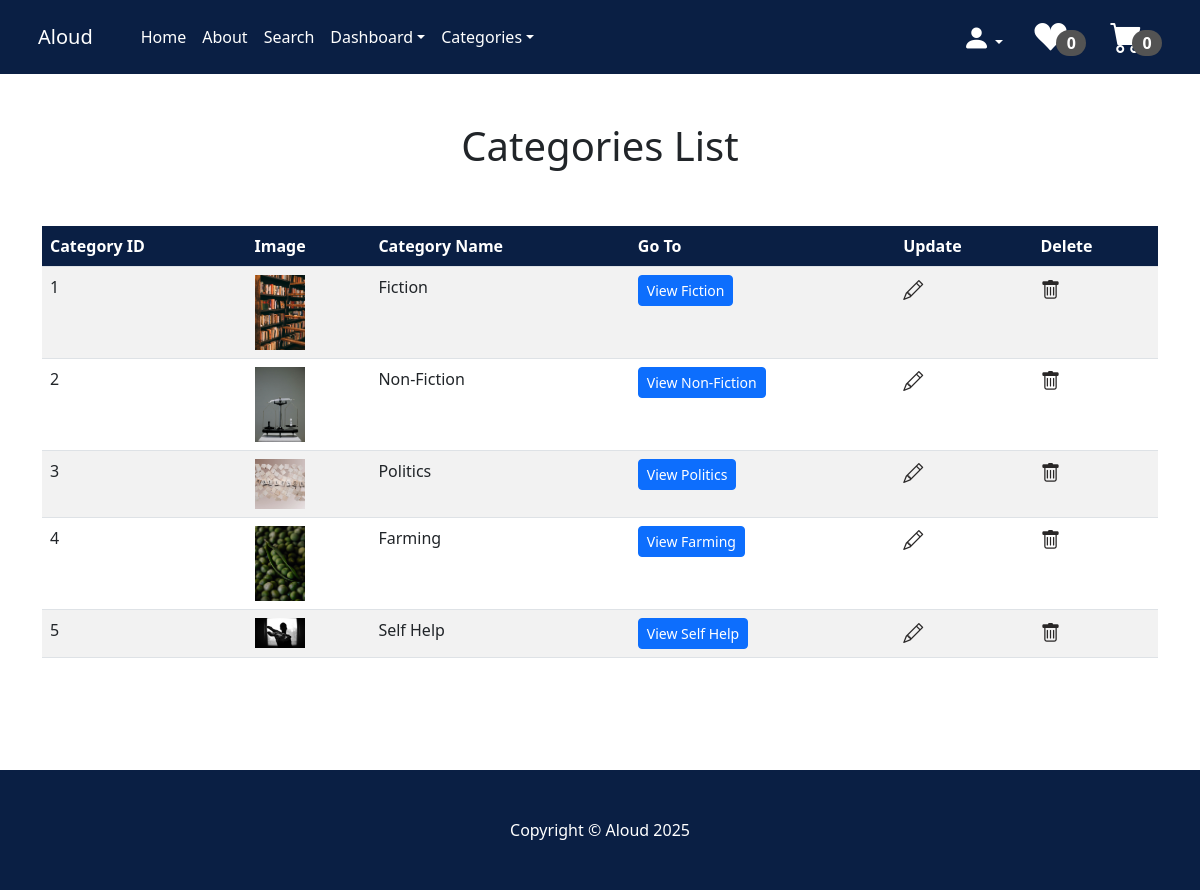
The app's page /categorylist_dash/ (signed in) with its own data.
### store/models.py (models this page shows)
class Category(models.Model):
    name = models.CharField(max_length=50)
    image = models.ImageField(upload_to='uploads/category', default='uploads/category/nonfiction.jpg')
    def __str__(self):
        return self.name
    class Meta:
        verbose_name_plural = 'categories'

### store/views.py (the view)
# urls.py: path('categorylist_dash/', views.categorylist_dash, name='categorylist_dash'),      #To view all the categories in the dashboard
def categorylist_dash(request):
    if request.user.is_authenticated and request.user.is_superuser:
        categories = Category.objects.all()
        return render(request, 'categorylist_dash.html', {'categories': categories})
    else:
        messages.success(request, 'Access denied to this page')
        return redirect('home')

### cart/cart.py (called while the page is built)
    def __len__(self):
        return sum(self.cart.values())

### cart/context_processors.py (called while the page is built)
def cart(request):
    return{'cart':Cart(request)}

### store/context_processors.py (called while the page is built)
def categories_processor(request):
    return {
        'categories': Category.objects.all()
    }

### wishlist/context_processors.py (called while the page is built)
def wishlist(request):
    wishlist = Wishlist(request)
    return {
        'wishlist': wishlist.wishlist  # or just 'wishlist': wishlist to use its methods
    }

### store/templates/categorylist_dash.html
{% extends 'base.html' %}
{% block content %}
    <div class="container">
        <div class="row">
            <center>
                <div class="col-12">
<br/><br/>
<h1>Categories List</h1>
<br/><br/>
<div>
    <table class="table table table-striped table-hover">
  <thead style="background-color: #0a1f44;">
    <tr style="color: white;">
      <th scope="col">Category ID</th>
      <th scope="col">Image</th>
      <th scope="col">Category Name</th>
      <th scope="col">Go To</th>
      <th scope="col">Update</th>
      <th scope="col">Delete</th>
    </tr>
  </thead>
  <tbody>
    {% for category in categories %}
    <tr>
      <td>{{ category.id }}</td>
      <td><img src="{{ category.image.url }}" alt="Book Image" width="50"></td>
      <td>{{ category.name }}</td>
      <td><a href="{% url 'category_dash' category %}" class="btn btn-primary btn-sm"> View {{category.name}}</a></td>
      <td><a href="{% url 'category_edit' category.pk %}"><i class="bi bi-pencil fs-5" style="color: rgb(41, 39, 39);"></i></a></td>
      <td><a href="{% url 'category_del' category.pk %}"><i class="bi bi-trash fs-5" style="color: rgb(41, 39, 39);"></i></a></td>
    {% endfor %}
  </tbody>
</table>
<br/><br/><br/><br/>
</div>
                </div>
            </center>
        </div>
    </div>
{% endblock %}

### store/templates/navbar.html (style rules this page uses)
.container a { color: white; transition: color 0.3s ease; }

### records on screen
Category: id "1", image (picture), name "Fiction"
Category: id "2", image (picture), name "Non-Fiction"
Category: id "3", image (picture), name "Politics"
Category: id "4", image (picture), name "Farming"
Category: id "5", image (picture), name "Self Help"

### other values on screen
{{ wishlist|length }} "0"
{{ cart|length }} "0"
